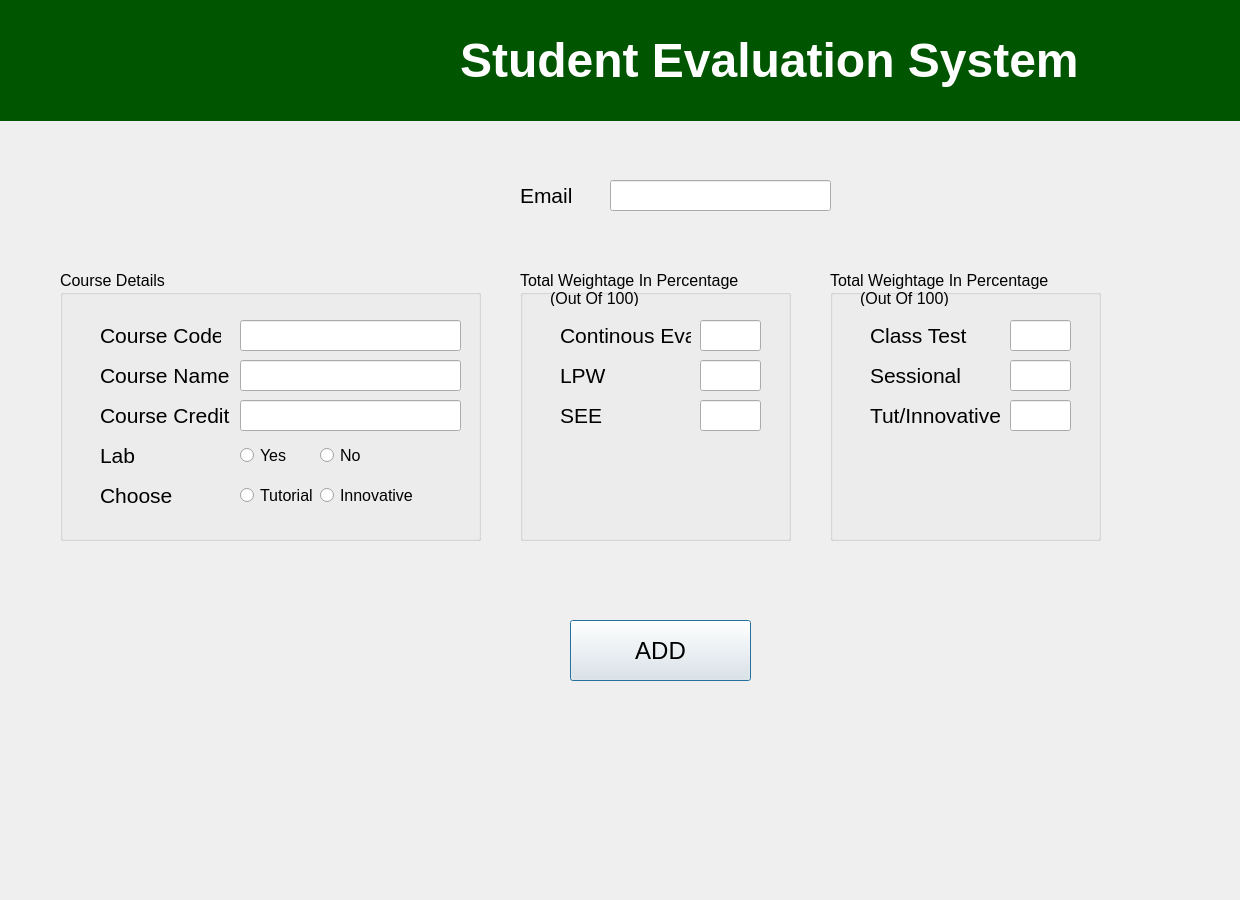
<?xml version="1.0" encoding="UTF-8"?>
<ui version="4.0">
 <class>addcourse</class>
 <widget class="QDialog" name="addcourse">
  <property name="geometry">
   <rect>
    <x>0</x>
    <y>0</y>
    <width>1240</width>
    <height>900</height>
   </rect>
  </property>
  <property name="windowTitle">
   <string>Dialog</string>
  </property>
  <widget class="QLabel" name="label">
   <property name="geometry">
    <rect>
     <x>-330</x>
     <y>0</y>
     <width>1611</width>
     <height>1101</height>
    </rect>
   </property>
   <property name="styleSheet">
    <string notr="true">background-image:url(:/img/2.jpg)</string>
   </property>
   <property name="text">
    <string/>
   </property>
  </widget>
  <widget class="QLabel" name="label_3">
   <property name="geometry">
    <rect>
     <x>460</x>
     <y>30</y>
     <width>681</width>
     <height>61</height>
    </rect>
   </property>
   <property name="text">
    <string>&lt;html&gt;&lt;head/&gt;&lt;body&gt;&lt;p&gt;&lt;span style=&quot; font-size:36pt; font-weight:600; color:#ffffff;&quot;&gt;Student Evaluation System&lt;/span&gt;&lt;/p&gt;&lt;/body&gt;&lt;/html&gt;</string>
   </property>
  </widget>
  <widget class="QLabel" name="label_4">
   <property name="geometry">
    <rect>
     <x>30</x>
     <y>10</y>
     <width>208</width>
     <height>95</height>
    </rect>
   </property>
   <property name="styleSheet">
    <string notr="true">background-image:url(:/img/NirmaUniversity_Logo.jpg)</string>
   </property>
   <property name="text">
    <string/>
   </property>
  </widget>
  <widget class="QLabel" name="label_2">
   <property name="geometry">
    <rect>
     <x>0</x>
     <y>0</y>
     <width>1251</width>
     <height>121</height>
    </rect>
   </property>
   <property name="styleSheet">
    <string notr="true">background-color:rgb(0, 85, 0)</string>
   </property>
   <property name="text">
    <string>&lt;html&gt;&lt;head/&gt;&lt;body&gt;&lt;p&gt;&lt;span style=&quot; font-weight:600; color:#005500;width:1200;height:500;&quot;&gt;vdsvas&lt;/span&gt;&lt;/p&gt;&lt;/body&gt;&lt;/html&gt;</string>
   </property>
  </widget>
  <widget class="QGroupBox" name="groupBox">
   <property name="geometry">
    <rect>
     <x>60</x>
     <y>270</y>
     <width>421</width>
     <height>271</height>
    </rect>
   </property>
   <property name="font">
    <font>
     <pointsize>12</pointsize>
    </font>
   </property>
   <property name="title">
    <string>Course Details</string>
   </property>
   <widget class="QLabel" name="label_6">
    <property name="geometry">
     <rect>
      <x>40</x>
      <y>50</y>
      <width>121</width>
      <height>31</height>
     </rect>
    </property>
    <property name="font">
     <font>
      <pointsize>16</pointsize>
     </font>
    </property>
    <property name="text">
     <string>Course Code</string>
    </property>
   </widget>
   <widget class="QLabel" name="label_7">
    <property name="geometry">
     <rect>
      <x>40</x>
      <y>90</y>
      <width>131</width>
      <height>31</height>
     </rect>
    </property>
    <property name="font">
     <font>
      <pointsize>16</pointsize>
     </font>
    </property>
    <property name="text">
     <string>Course Name</string>
    </property>
   </widget>
   <widget class="QLineEdit" name="lineEdit_code">
    <property name="geometry">
     <rect>
      <x>180</x>
      <y>50</y>
      <width>221</width>
      <height>31</height>
     </rect>
    </property>
    <property name="font">
     <font>
      <pointsize>16</pointsize>
     </font>
    </property>
   </widget>
   <widget class="QLineEdit" name="lineEdit_name">
    <property name="geometry">
     <rect>
      <x>180</x>
      <y>90</y>
      <width>221</width>
      <height>31</height>
     </rect>
    </property>
    <property name="font">
     <font>
      <pointsize>16</pointsize>
     </font>
    </property>
   </widget>
   <widget class="QLabel" name="label_8">
    <property name="geometry">
     <rect>
      <x>40</x>
      <y>130</y>
      <width>131</width>
      <height>31</height>
     </rect>
    </property>
    <property name="font">
     <font>
      <pointsize>16</pointsize>
     </font>
    </property>
    <property name="text">
     <string>Course Credit</string>
    </property>
   </widget>
   <widget class="QLineEdit" name="lineEdit_credit">
    <property name="geometry">
     <rect>
      <x>180</x>
      <y>130</y>
      <width>221</width>
      <height>31</height>
     </rect>
    </property>
    <property name="font">
     <font>
      <pointsize>16</pointsize>
     </font>
    </property>
   </widget>
   <widget class="QLabel" name="label_9">
    <property name="geometry">
     <rect>
      <x>40</x>
      <y>170</y>
      <width>131</width>
      <height>31</height>
     </rect>
    </property>
    <property name="font">
     <font>
      <pointsize>16</pointsize>
     </font>
    </property>
    <property name="text">
     <string>Lab</string>
    </property>
   </widget>
   <widget class="QRadioButton" name="radioButton_lab_yes">
    <property name="geometry">
     <rect>
      <x>180</x>
      <y>170</y>
      <width>82</width>
      <height>31</height>
     </rect>
    </property>
    <property name="text">
     <string>Yes</string>
    </property>
   </widget>
   <widget class="QRadioButton" name="radioButton_lab_no">
    <property name="geometry">
     <rect>
      <x>260</x>
      <y>170</y>
      <width>82</width>
      <height>31</height>
     </rect>
    </property>
    <property name="text">
     <string>No</string>
    </property>
   </widget>
   <widget class="QLabel" name="label_10">
    <property name="geometry">
     <rect>
      <x>40</x>
      <y>210</y>
      <width>131</width>
      <height>31</height>
     </rect>
    </property>
    <property name="font">
     <font>
      <pointsize>16</pointsize>
     </font>
    </property>
    <property name="text">
     <string>Choose</string>
    </property>
   </widget>
   <widget class="QRadioButton" name="radioButton_tut">
    <property name="geometry">
     <rect>
      <x>180</x>
      <y>210</y>
      <width>82</width>
      <height>31</height>
     </rect>
    </property>
    <property name="text">
     <string>Tutorial</string>
    </property>
   </widget>
   <widget class="QRadioButton" name="radioButton_innovative">
    <property name="geometry">
     <rect>
      <x>260</x>
      <y>210</y>
      <width>101</width>
      <height>31</height>
     </rect>
    </property>
    <property name="text">
     <string>Innovative</string>
    </property>
   </widget>
  </widget>
  <widget class="QLabel" name="label_5">
   <property name="geometry">
    <rect>
     <x>520</x>
     <y>180</y>
     <width>51</width>
     <height>31</height>
    </rect>
   </property>
   <property name="font">
    <font>
     <pointsize>16</pointsize>
    </font>
   </property>
   <property name="text">
    <string>Email</string>
   </property>
  </widget>
  <widget class="QLineEdit" name="lineEdit_email">
   <property name="geometry">
    <rect>
     <x>610</x>
     <y>180</y>
     <width>221</width>
     <height>31</height>
    </rect>
   </property>
   <property name="font">
    <font>
     <pointsize>16</pointsize>
    </font>
   </property>
   <property name="text">
    <string/>
   </property>
  </widget>
  <widget class="QGroupBox" name="groupBox_2">
   <property name="geometry">
    <rect>
     <x>520</x>
     <y>270</y>
     <width>271</width>
     <height>271</height>
    </rect>
   </property>
   <property name="font">
    <font>
     <pointsize>12</pointsize>
    </font>
   </property>
   <property name="title">
    <string>Total Weightage In Percentage</string>
   </property>
   <widget class="QLabel" name="label_16">
    <property name="geometry">
     <rect>
      <x>40</x>
      <y>50</y>
      <width>131</width>
      <height>31</height>
     </rect>
    </property>
    <property name="font">
     <font>
      <pointsize>16</pointsize>
     </font>
    </property>
    <property name="text">
     <string>Continous Eva.</string>
    </property>
   </widget>
   <widget class="QLabel" name="label_17">
    <property name="geometry">
     <rect>
      <x>40</x>
      <y>90</y>
      <width>131</width>
      <height>31</height>
     </rect>
    </property>
    <property name="font">
     <font>
      <pointsize>16</pointsize>
     </font>
    </property>
    <property name="text">
     <string>LPW</string>
    </property>
   </widget>
   <widget class="QLineEdit" name="lineEdit_con">
    <property name="geometry">
     <rect>
      <x>180</x>
      <y>50</y>
      <width>61</width>
      <height>31</height>
     </rect>
    </property>
    <property name="font">
     <font>
      <pointsize>16</pointsize>
     </font>
    </property>
   </widget>
   <widget class="QLineEdit" name="lineEdit_lpw">
    <property name="geometry">
     <rect>
      <x>180</x>
      <y>90</y>
      <width>61</width>
      <height>31</height>
     </rect>
    </property>
    <property name="font">
     <font>
      <pointsize>16</pointsize>
     </font>
    </property>
   </widget>
   <widget class="QLabel" name="label_18">
    <property name="geometry">
     <rect>
      <x>40</x>
      <y>130</y>
      <width>131</width>
      <height>31</height>
     </rect>
    </property>
    <property name="font">
     <font>
      <pointsize>16</pointsize>
     </font>
    </property>
    <property name="text">
     <string>SEE</string>
    </property>
   </widget>
   <widget class="QLineEdit" name="lineEdit_see">
    <property name="geometry">
     <rect>
      <x>180</x>
      <y>130</y>
      <width>61</width>
      <height>31</height>
     </rect>
    </property>
    <property name="font">
     <font>
      <pointsize>16</pointsize>
     </font>
    </property>
   </widget>
   <widget class="QLabel" name="label_22">
    <property name="geometry">
     <rect>
      <x>30</x>
      <y>20</y>
      <width>91</width>
      <height>16</height>
     </rect>
    </property>
    <property name="text">
     <string>(Out Of 100)</string>
    </property>
   </widget>
  </widget>
  <widget class="QGroupBox" name="groupBox_3">
   <property name="geometry">
    <rect>
     <x>830</x>
     <y>270</y>
     <width>271</width>
     <height>271</height>
    </rect>
   </property>
   <property name="font">
    <font>
     <pointsize>12</pointsize>
    </font>
   </property>
   <property name="title">
    <string>Total Weightage In Percentage</string>
   </property>
   <widget class="QLabel" name="label_19">
    <property name="geometry">
     <rect>
      <x>40</x>
      <y>50</y>
      <width>131</width>
      <height>31</height>
     </rect>
    </property>
    <property name="font">
     <font>
      <pointsize>16</pointsize>
     </font>
    </property>
    <property name="text">
     <string>Class Test</string>
    </property>
   </widget>
   <widget class="QLabel" name="label_20">
    <property name="geometry">
     <rect>
      <x>40</x>
      <y>90</y>
      <width>131</width>
      <height>31</height>
     </rect>
    </property>
    <property name="font">
     <font>
      <pointsize>16</pointsize>
     </font>
    </property>
    <property name="text">
     <string>Sessional</string>
    </property>
   </widget>
   <widget class="QLineEdit" name="lineEdit_ct">
    <property name="geometry">
     <rect>
      <x>180</x>
      <y>50</y>
      <width>61</width>
      <height>31</height>
     </rect>
    </property>
    <property name="font">
     <font>
      <pointsize>16</pointsize>
     </font>
    </property>
   </widget>
   <widget class="QLineEdit" name="lineEdit_sess">
    <property name="geometry">
     <rect>
      <x>180</x>
      <y>90</y>
      <width>61</width>
      <height>31</height>
     </rect>
    </property>
    <property name="font">
     <font>
      <pointsize>16</pointsize>
     </font>
    </property>
   </widget>
   <widget class="QLabel" name="label_21">
    <property name="geometry">
     <rect>
      <x>40</x>
      <y>130</y>
      <width>141</width>
      <height>31</height>
     </rect>
    </property>
    <property name="font">
     <font>
      <pointsize>16</pointsize>
     </font>
    </property>
    <property name="text">
     <string>Tut/Innovative</string>
    </property>
   </widget>
   <widget class="QLineEdit" name="lineEdit_tut_inn">
    <property name="geometry">
     <rect>
      <x>180</x>
      <y>130</y>
      <width>61</width>
      <height>31</height>
     </rect>
    </property>
    <property name="font">
     <font>
      <pointsize>16</pointsize>
     </font>
    </property>
   </widget>
   <widget class="QLabel" name="label_23">
    <property name="geometry">
     <rect>
      <x>30</x>
      <y>20</y>
      <width>91</width>
      <height>16</height>
     </rect>
    </property>
    <property name="text">
     <string>(Out Of 100)</string>
    </property>
   </widget>
  </widget>
  <widget class="QPushButton" name="pushButton_add">
   <property name="geometry">
    <rect>
     <x>570</x>
     <y>620</y>
     <width>181</width>
     <height>61</height>
    </rect>
   </property>
   <property name="font">
    <font>
     <pointsize>18</pointsize>
    </font>
   </property>
   <property name="text">
    <string>ADD</string>
   </property>
  </widget>
  <zorder>label</zorder>
  <zorder>label_2</zorder>
  <zorder>label_3</zorder>
  <zorder>label_4</zorder>
  <zorder>groupBox</zorder>
  <zorder>label_5</zorder>
  <zorder>lineEdit_email</zorder>
  <zorder>groupBox_2</zorder>
  <zorder>groupBox_3</zorder>
  <zorder>pushButton_add</zorder>
 </widget>
 <resources/>
 <connections/>
</ui>
